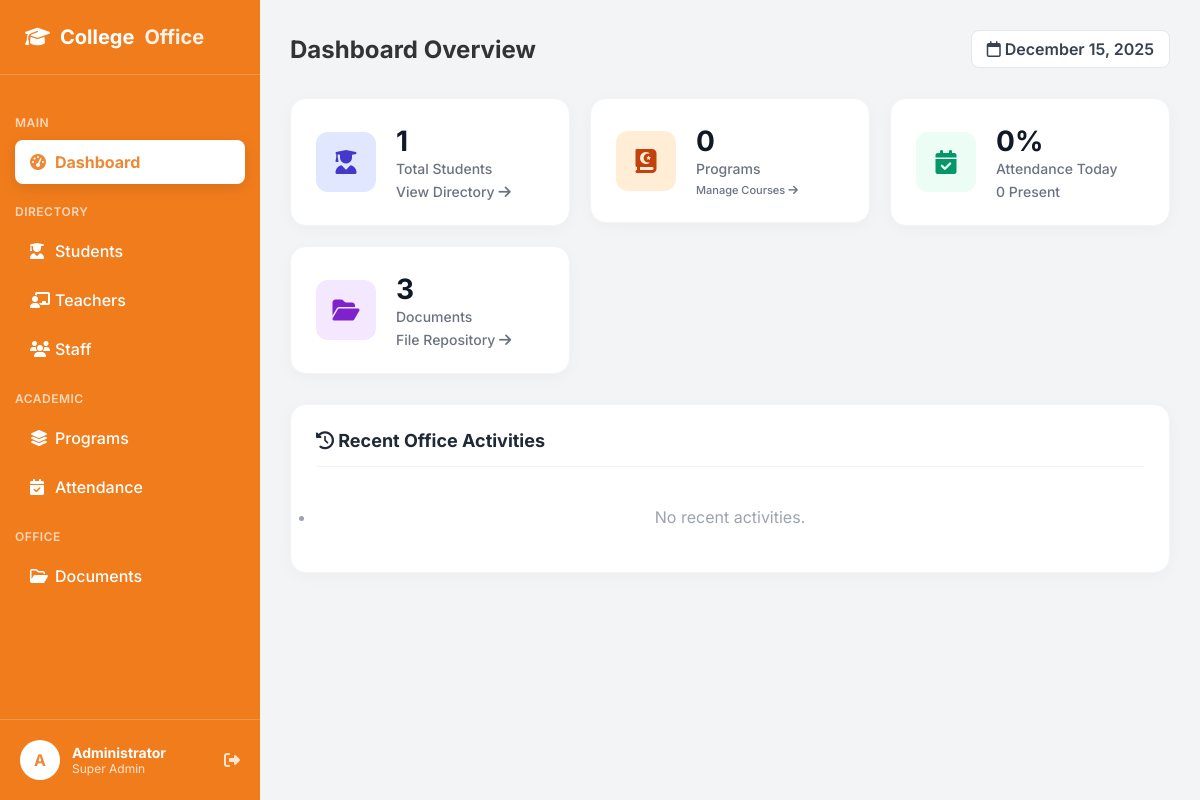
Page /dashboard.php (signed in) on the earlier database version.
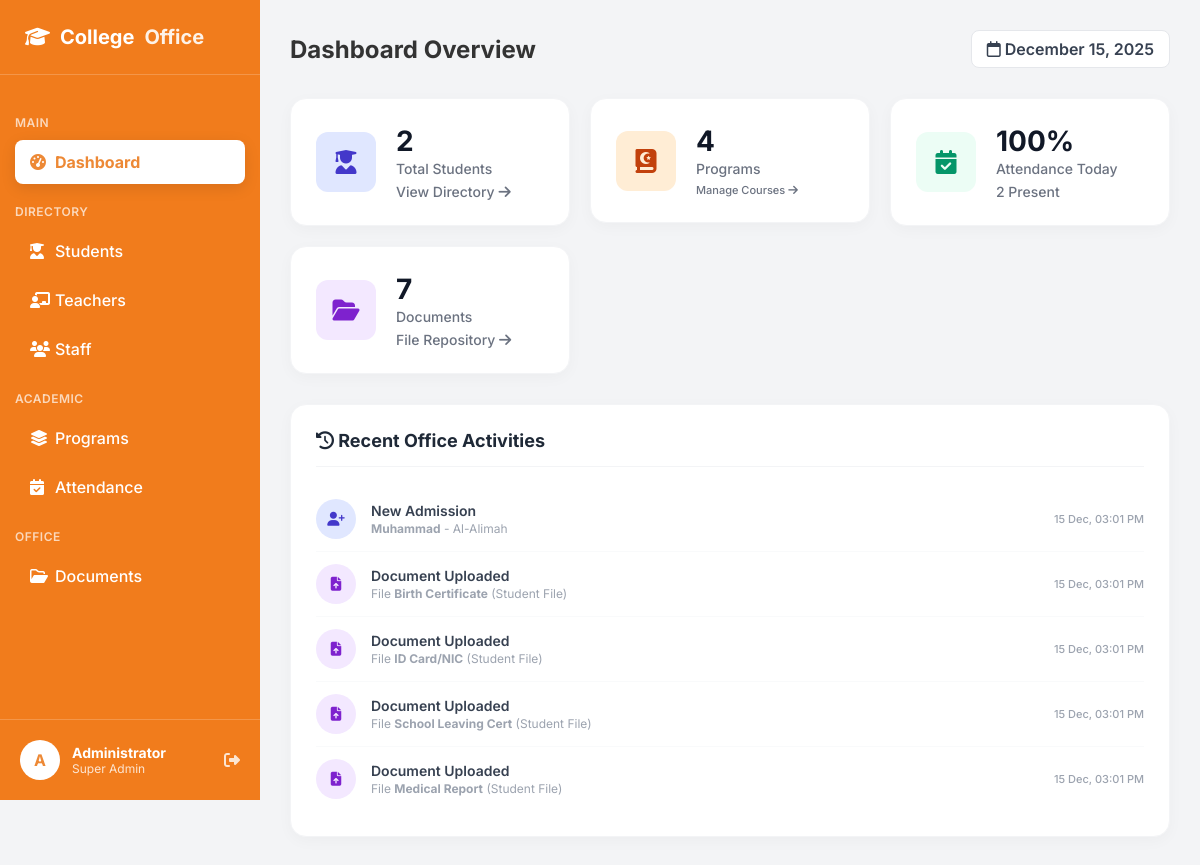
Same page on the later database version.
### tables this page shows
CREATE TABLE `students` (
  `student_id` int(11) NOT NULL,
  `full_name` varchar(100) NOT NULL,
  `gender` enum('Male','Female') DEFAULT NULL,
  `dob` date DEFAULT NULL,
  `blood_group` varchar(5) DEFAULT NULL,
  `admission_no` varchar(20) DEFAULT NULL,
  `class_year` varchar(50) DEFAULT NULL,
  `status` enum('Active','Inactive','Graduated') DEFAULT 'Active',
  `admission_date` date DEFAULT NULL,
  `created_at` timestamp NOT NULL DEFAULT current_timestamp(),
  `phone` varchar(20) DEFAULT NULL,
  `emergency_phone` varchar(20) DEFAULT NULL,
  `email` varchar(100) DEFAULT NULL,
  `address` text DEFAULT NULL,
  `health_issues` text DEFAULT NULL,
  `photo` varchar(255) DEFAULT NULL,
  `father_name` varchar(100) DEFAULT NULL,
  `mother_name` varchar(100) DEFAULT NULL
);

CREATE TABLE `documents` (
  `doc_id` int(11) NOT NULL,
  `title` varchar(100) NOT NULL,
  `file_path` varchar(255) NOT NULL,
  `uploaded_by` int(11) DEFAULT NULL,
  `uploaded_at` timestamp NOT NULL DEFAULT current_timestamp(),
  `category` varchar(50) DEFAULT 'General',
  `file_type` varchar(10) DEFAULT NULL,
  `file_size` varchar(20) DEFAULT NULL,
  `is_starred` tinyint(1) DEFAULT 0,
  `student_id` int(11) DEFAULT NULL
);

### dashboard.php (the view, shortened to what the changed rows need)
<?php
include 'db_conn.php';
$student_query = "SELECT COUNT(*) as total FROM students";
$student_result = mysqli_query($conn, $student_query);
$student_data = mysqli_fetch_assoc($student_result);
$total_students = isset($student_data['total']) ? intval($student_data['total']) : 0;
$today = date('Y-m-d');
$att_query = "SELECT COUNT(*) as present_count FROM attendance WHERE date = '$today' AND status = 'Present'";
$att_result = mysqli_query($conn, $att_query);
$att_data = mysqli_fetch_assoc($att_result);
$present_today = isset($att_data['present_count']) ? intval($att_data['present_count']) : 0;
$active_students_query = "SELECT COUNT(*) as total FROM students WHERE status='Active'";
$active_data = mysqli_fetch_assoc(mysqli_query($conn, $active_students_query));
$active_count = $active_data['total'];
$att_percentage = ($active_count > 0) ? round(($present_today / $active_count) * 100) : 0;
$doc_query = "SELECT COUNT(*) as total FROM documents";
$doc_data = mysqli_fetch_assoc(mysqli_query($conn, $doc_query));
$total_docs = isset($doc_data['total']) ? intval($doc_data['total']) : 0;
$prog_query = "SELECT COUNT(*) as total FROM programs";
$prog_result = mysqli_query($conn, $prog_query);
if ($prog_result) {
    $prog_data = mysqli_fetch_assoc($prog_result);
    $total_programs = $prog_data['total'];
} else {
    $total_programs = 0;
}
$recent_students = mysqli_query($conn, "SELECT full_name, class_year, created_at FROM students WHERE created_at >= NOW() - INTERVAL 1 DAY ORDER BY created_at DESC");
$recent_docs = mysqli_query($conn, "SELECT title, category, uploaded_at FROM documents WHERE uploaded_at >= NOW() - INTERVAL 1 DAY ORDER BY uploaded_at DESC");
?>
<!DOCTYPE html>
<html lang="en">
<head>
    <link rel="stylesheet" href="https://cdnjs.cloudflare.com/ajax/libs/font-awesome/6.4.0/css/all.min.css">
    <link rel="stylesheet" href="dashboard.css">
</head>
<body>
    <div class="dashboard-container">
        <main class="main-content">
            <header class="top-header">
                <h2>Dashboard Overview</h2>
            </header>
            <div class="cards-grid">
                <a href="students.php" class="card-link">
                    <div class="card">
                        <div class="card-info">
                            <h3><?php echo $total_students; ?></h3>
                            <span>Total Students</span>
                            <span class="card-subtext">View Directory <i class="fa-solid fa-arrow-right"></i></span>
                        </div>
                    </div>
                </a>
                <a href="programs.php" class="card-link">
                    <div class="card">
                        <div class="card-info">
                            <h3><?php echo $total_programs; ?></h3>
                            <span>Programs</span>
                            <span style="font-size:11px; color:#6B7280; margin-top:5px; display:block;">
                                Manage Courses <i class="fa-solid fa-arrow-right"></i>
                            </span>
                        </div>
                    </div>
                </a>
                <a href="attendance.php" class="card-link">
                    <div class="card">
                        <div class="card-info">
                            <h3><?php echo $att_percentage; ?>%</h3>
                            <span>Attendance Today</span>
                            <span class="card-subtext"><?php echo $present_today; ?> Present</span>
                        </div>
                    </div>
                </a>
                <a href="documents.php" class="card-link">
                    <div class="card">
                        <div class="card-info">
                            <h3><?php echo $total_docs; ?></h3>
                            <span>Documents</span>
                            <span class="card-subtext">File Repository <i class="fa-solid fa-arrow-right"></i></span>
                        </div>
                    </div>
                </a>
            </div>
            <div class="activity-section">
                <ul class="activity-list">
                    <?php if (mysqli_num_rows($recent_students) > 0): ?>
                        <?php while ($rs = mysqli_fetch_assoc($recent_students)):
                            $time_label = date('d M, h:i A', strtotime($rs['created_at'])); ?>
                            <li class="activity-item">
                                <div class="act-icon bg-blue"><i class="fa-solid fa-user-plus"></i></div>
                                <div class="act-details">
                                    <h4>New Admission</h4>
                                    <p><b><?php echo $rs['full_name']; ?></b> - <?php echo $rs['class_year']; ?></p>
                                </div>
                                <span class="act-time"><?php echo $time_label; ?></span>
                            </li>
                        <?php endwhile; ?>
                    <?php endif; ?>
                    <?php if (mysqli_num_rows($recent_docs) > 0): ?>
                        <?php while ($rd = mysqli_fetch_assoc($recent_docs)):
                            $time_label = date('d M, h:i A', strtotime($rd['uploaded_at'])); ?>
                            <li class="activity-item">
                                <div class="act-icon bg-purple"><i class="fa-solid fa-file-arrow-up"></i></div>
                                <div class="act-details">
                                    <h4>Document Uploaded</h4>
                                    <p>File <b><?php echo $rd['title']; ?></b> (<?php echo $rd['category']; ?>)</p>
                                </div>
                                <span class="act-time"><?php echo $time_label; ?></span>
                            </li>
                        <?php endwhile; ?>
                    <?php endif; ?>
                    <?php if (mysqli_num_rows($recent_students) == 0 && mysqli_num_rows($recent_docs) == 0) { ?>
                        <li style="text-align:center; color:#9CA3AF; padding:20px;">No recent activities.</li>
                    <?php } ?>
                </ul>
            </div>
        </main>
    </div>
</body>
</html>

Differences in the rows shown:
added students: full_name "Muhammad", class_year "Al-Alimah", created_at "15 Dec, 03:01 PM"
added documents: title "Birth Certificate", category "Student File", uploaded_at "15 Dec, 03:01 PM"
added documents: title "ID Card/NIC", category "Student File", uploaded_at "15 Dec, 03:01 PM"
added documents: title "School Leaving Cert", category "Student File", uploaded_at "15 Dec, 03:01 PM"
added documents: title "Medical Report", category "Student File", uploaded_at "15 Dec, 03:01 PM"
Other differences:
$total_students: "1" → "2"
$total_programs: "0" → "4"
$att_percentage: "0" → "100"
$present_today: "0" → "2"
$total_docs: "3" → "7"
text no longer shown: "No recent activities."
